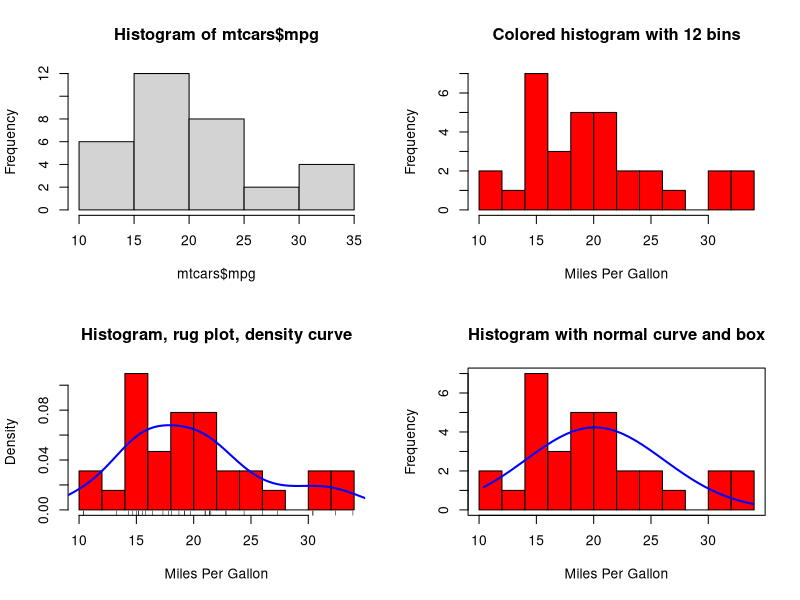

Recreate this plot in R.
# histograms

par(mfrow=c(2,2))

hist(mtcars$mpg)

hist(mtcars$mpg,
     breaks=12,
     col="red",
     xlab="Miles Per Gallon",
     main="Colored histogram with 12 bins")

hist(mtcars$mpg,
     freq=FALSE,
     breaks=12,
     col="red",
     xlab="Miles Per Gallon",
     main="Histogram, rug plot, density curve")
rug(jitter(mtcars$mpg))
lines(density(mtcars$mpg), col="blue", lwd=2)

x <- mtcars$mpg
h<-hist(x,
        breaks=12,
        col="red",
        xlab="Miles Per Gallon",
        main="Histogram with normal curve and box")
xfit<-seq(min(x), max(x), length=40)
yfit<-dnorm(xfit, mean=mean(x), sd=sd(x))
yfit <- yfit*diff(h$mids[1:2])*length(x)
lines(xfit, yfit, col="blue", lwd=2)
box()

